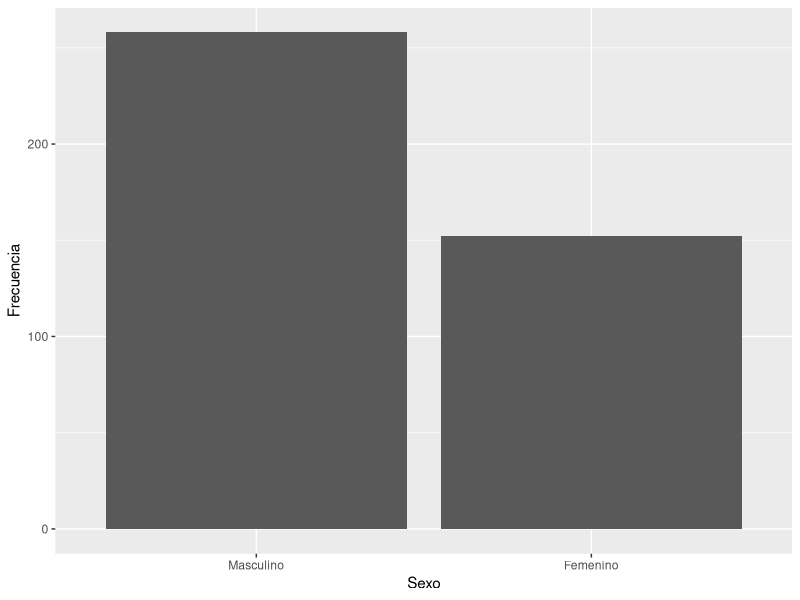
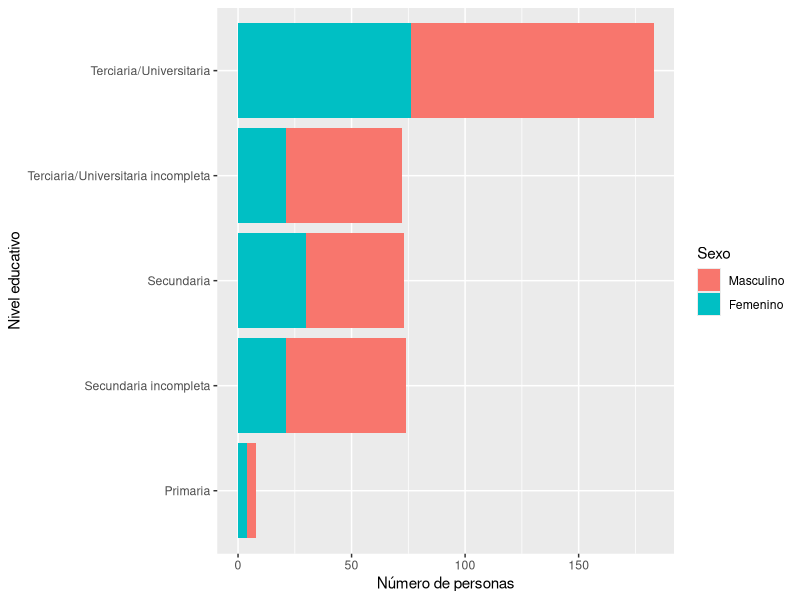

Generate these figures, in order, with R: (Note: this script raises an error after producing the figures.)
## ---- chunk 1
knitr::opts_chunk$set(echo = FALSE, fig.pos = 'hbpt')
## ---- chunk 2
### PREPARACIÓN DE LOS DATOS ###

library(tidyverse)
library(haven)
library(xtable)
library(lubridate)

datos <- read_dta("Datos/2011_2013panel.dta")

#Datos sobre: info general, cantidad de ocupados segun categorias   

gen_ocup <- datos %>% select(form, año, cp, ct, a22cargo, a4, a11a1, a11a2, a11a3,b1, starts_with("b2a", ignore.case = FALSE), starts_with("b2b", ignore.case = FALSE), starts_with("b3soc"))

#Datos sobre: supervisión y conflicto: gestion, ausentismo

sup_conf <- datos %>%
  select(form, año, f21, f22, f23, f3, f3b1, f3b2, f3b3, f4bactitud, f4ccalidad)

  
#Datos sobre: tecnologia e innovación

tecno <- datos %>%
  select(form, año, g11:g31, g31:g31resul, g4proc:g422emp, g41a, g41b, g43a:g44b)
  
#Opiniones del entrevistado

opinion <- datos %>%
  select(form, año, h1posturaa, h5pacienci, h84educaci, h89sexo)

##Remuneraciones

#Salarios nominlaes promedio por categoria
Salarios <- datos %>% 
  select(form, año, c31asal:c36rs) 

##Inversion y financiamiento

EdiCons <- datos %>%
  select(Capital=d11capcap, Gastos= d11invgasg, Ingresos=d11invingi, Inversiones=d11invinv, Activo=d11actact)

TotAct <- datos %>%
  select(d16captot:d16acttot)

TotPas <- datos %>%
  select(d2tot)


#Trabajadores que ingresaron y dejaron la cooperativa por edad.
TraIng <- datos %>%
  select(b18a35soc:b18atot)

TraDej <- datos %>%
  select(b14a35soc:b14atot)

## ---- chunk 3
opinion %>%
  filter(is.na(h89sexo) == FALSE) %>%  #En el primer anio no se pregunto
  ggplot() +
  geom_bar(aes(as.factor(h89sexo))) +
  labs(x = "Sexo", y = "Frecuencia") +
  scale_x_discrete(labels = c("Masculino", "Femenino") )
## ---- chunk 4
opinion %>%
  mutate(h89sexo = recode(h89sexo, `1` = "Masculino", `2` = "Femenino")) %>%
  filter(is.na(h89sexo) == FALSE) %>%
  group_by(h89sexo) %>%
  summarise(Cantidad = n()) %>%
  mutate(Proporción = prop.table(Cantidad)) %>%
  rename(Sexo = h89sexo) %>%
  xtable() %>%
  print(comment = FALSE)

#/Sexpr{"objeto"}
## ---- chunk 5
opinion %>%
  filter(is.na(h89sexo) == FALSE) %>%  #En el primer anio no se pregunto
  ggplot() +
  geom_bar(aes(as.factor(h84educaci), fill = as.factor(h89sexo))) +
  scale_fill_discrete(labels = c("Masculino", "Femenino")) +
  scale_x_discrete(labels = c("Primaria", "Secundaria incompleta", "Secundaria", "Terciaria/Universitaria incompleta", "Terciaria/Universitaria")) +
  coord_flip() +
  labs(x = "Nivel educativo", y = "Número de personas", fill = "Sexo") 
## ---- chunk 6
#Cuanta gente dejó e ingresó a la cooperativa por tramos de edad?

TraDej %>% 
  filter(año == 2) %>%
  gather("Tramos", "Cantidad", -año) %>%
  mutate(Tramos = recode(Tramos, b14a35tot = "Menores de 35 años", b14a36a50t = "Entre 36-50 años", b14a51tot = "Mayores de 51 años", b14atotsoc = "Total de socios", b14atotasa = "Total de asalariados", b14atot = "Total de trabajadores"))

    
## ---- chunk 7
# Los siguientes chunks pueden ser aplicables a shiny
#añadir serie de tiempo de fundacion y comentar esto segun eso
#ver si hay que separar por rama
#heatmap por rama de innovacion
inno_arr <- datos %>%
  select(form, año, cp, a4, g4prod, g4proc, g4org, g4com) %>%
  mutate(a4 = as.Date(a4, format = "%d/%m/%Y")) %>%
  filter(a4 > "1800-01-01" & a4 < "2013-01-01", is.na(g4prod) == FALSE, is.na(g4proc) == FALSE, is.na(g4org) == FALSE, is.na(g4com) == FALSE, cp == 1)

ggplot(inno_arr) +
  geom_bar(aes(year(a4), fill = as.factor(g4prod)), position = "fill") +
  scale_fill_discrete(labels = c("Si", "No" )) +
  labs(x = "Año de inicio de actividades", y = "Proporción", fill = "¿Hubo innovación en producto?")

# La cantidad de observaciones puede estar afectando
## ---- chunk 8

ggplot(inno_arr) +
  geom_bar(aes(year(a4), fill = as.factor(g4proc)), position = "fill") +
  scale_fill_discrete(labels = c("Si", "No" )) +
  labs(x = "Año de inicio de actividades", y = "Proporción", fill = "¿Hubo innovación en proceso?")

## ---- chunk 9

ggplot(inno_arr) +
  geom_bar(aes(year(a4), fill = as.factor(g4org)), position = "fill") +
  scale_fill_discrete(labels = c("Si", "No" )) +
  labs(x = "Año de inicio de actividades", y = "Proporción", fill = "¿Hubo innovación en organización?")

## ---- chunk 10

ggplot(inno_arr) +
  geom_bar(aes(year(a4), fill = as.factor(g4com)), position = "fill") +
  scale_fill_discrete(labels = c("Si", "No" )) +
  labs(x = "Año de inicio de actividades", y = "Proporción", fill = "¿Hubo innovación en comercialización?")

## ---- chunk 11

#Se podria hacer reactivo en shiny
#ver outliers

gen_ocup %>%
  mutate(tipo_coop = case_when(cp == 1 & is.na(ct) ~ "CP", ct == 1  ~ "CT")) %>%
  filter(a11a1 < 500) %>% #Hay un outlier que afecta la grafica
  ggplot() + 
  geom_bar(aes(x = a11a1)) +
  facet_wrap(vars(tipo_coop)) +
  labs(x = "Número de cooperativas proveedoras", y = "Frecuencia entre las cooperativas encuestadas")
## ---- chunk 12

#Se podria hacer reactivo en shiny
#Conviene hacerlo en proporciones, sacar el 0 o algo para presentarlo mejor? 
#Capaz se puede sacar el 0 y ponerlo en un comentario del grafico


gen_ocup %>%
  mutate(tipo_coop = case_when(cp == 1 & is.na(ct) ~ "CP", ct == 1  ~ "CT")) %>%
  filter(a11a2 < 500) %>% #Hay un outlier que afecta la grafica
  ggplot() + 
  geom_bar(aes(x = a11a2)) +
  facet_wrap(vars(tipo_coop)) +
  labs(x = "Número de cooperativas socias", y = "Frecuencia entre las cooperativas encuestadas")

## ---- chunk 13

#Se podria hacer reactivo en shiny

gen_ocup %>%
  mutate(tipo_coop = case_when(cp == 1 & is.na(ct) ~ "CP", ct == 1  ~ "CT")) %>%
  filter(a11a3 < 500) %>% #Hay un outlier que afecta la grafica
  ggplot() + 
  geom_bar(aes(x = a11a3)) +
  facet_wrap(vars(tipo_coop)) +
  labs(x = "Número de cooperativas clientes", y = "Frecuencia entre las cooperativas encuestadas")
## ---- chunk 14
datos %>%
  select(form, año, g31:g31resul) %>%
  rename("invierte"= g31, "monto"= g31inv, "resultado"= g31resul) %>%
  mutate(resultado= recode(resultado, `1` = "Muy malo", `2` = "Malo", `3` = "Nulo", `4` = "Bueno", `5` = "Muy bueno")) %>%
  ggplot() +
  geom_boxplot(aes(x= resultado, y= monto))



## ---- chunk 15
